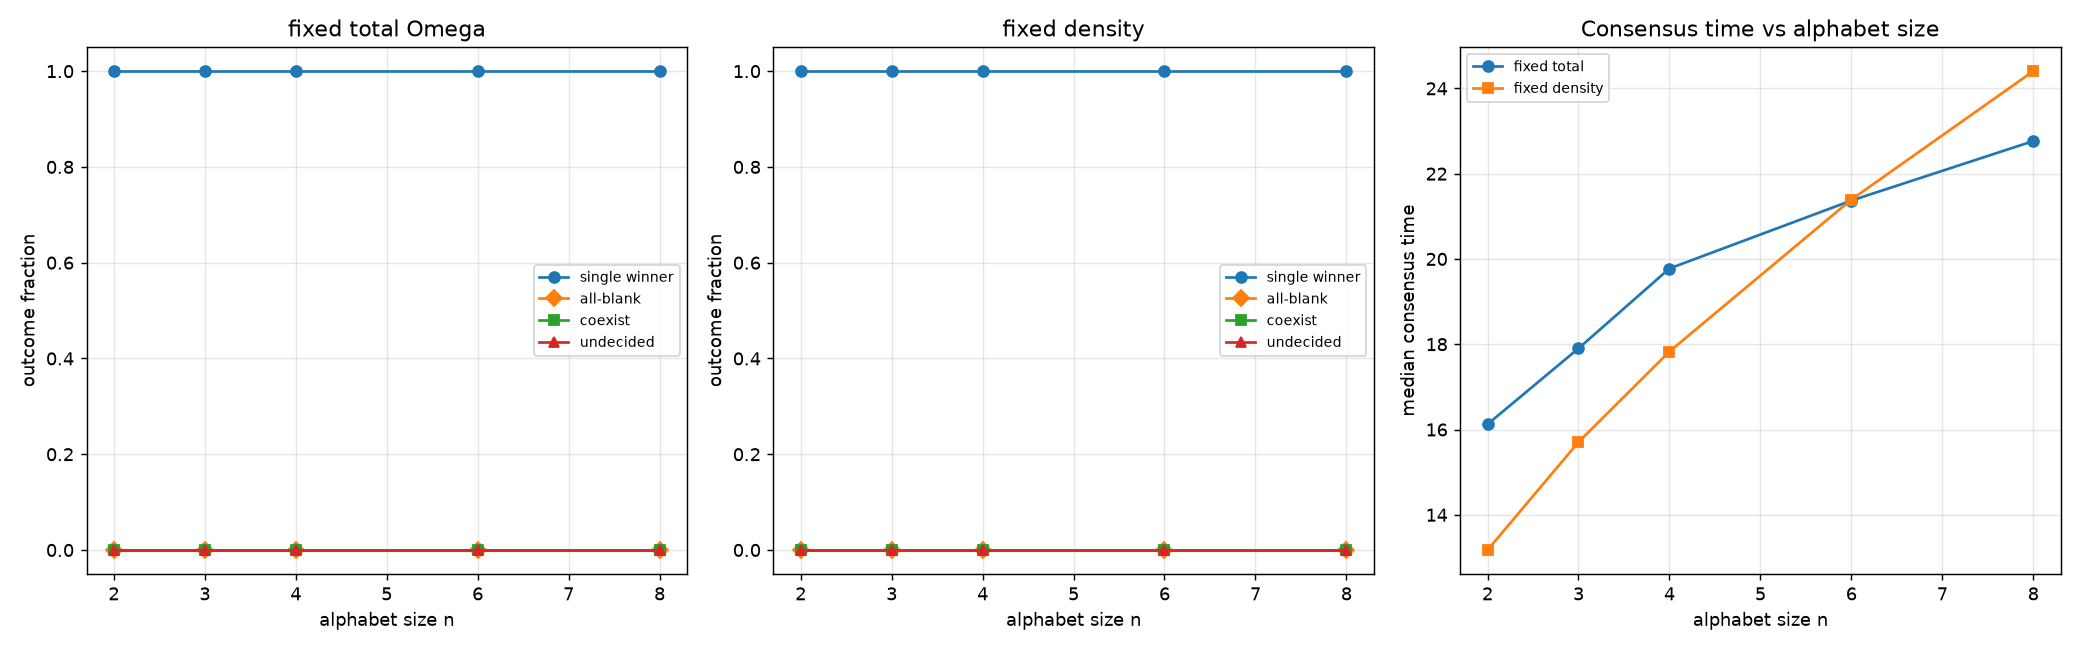

Reproduce this figure in Python.
"""Symmetric-start discovery: characterize outcome distribution + dynamics.

spec 2026-07-24 §4.2. All n committed species as equal as integers allow (B=0);
the C mod n remainder is placed on RANDOM distinct species per trial so no single
label is systematically favored (eps_eff ~ n/C -> negligible for C >> n). No
exponent is fit (symmetry admits no barrier); we report the outcome distribution
{single winner / blank / coexist / undecided} and consensus time, under two
resource conventions:
  * fixed total Omega ("same beaker, more symbol types"), and
  * fixed per-species density Omega = n*m ("fair resources per symbol").

    python -m experiments.radix_discovery --quick
"""

from __future__ import annotations

import argparse
import os

import numpy as np

from crnl.networks import n_winner
from crnl.vectorized import compile_network, gillespie_fast
from crnl.classify import classify_winner
from crnl.stochastic import seed_for


def symmetric_counts(n: int, omega: int, rng: np.random.Generator) -> np.ndarray:
    base = omega // n
    counts = np.full(n, base, dtype=np.int64)
    rem = int(omega - base * n)
    if rem:
        extra = rng.choice(n, size=rem, replace=False)
        counts[extra] += 1
    return np.concatenate([counts, [0]])


def run_point(n, omega, trials, base_seed, max_steps):
    net = n_winner(n)
    names = list(net.species)
    compiled = compile_network(net, omega)
    bins = {"single": 0, "blank": 0, "coexist": 0, "undecided": 0}
    times = []
    for t in range(trials):
        rng = seed_for(omega, t, base=base_seed + n)
        n0 = symmetric_counts(n, omega, rng)
        res = gillespie_fast(compiled, n0, rng, max_steps=max_steps, species=names)
        w = classify_winner(res, blank="B")
        if w == "blank":
            bins["blank"] += 1
        elif w == "coexist":
            bins["coexist"] += 1
        elif w == "undecided":
            bins["undecided"] += 1
        else:
            bins["single"] += 1
        if res.absorbed:
            times.append(res.t_final)
    med = float(np.median(times)) if times else float("nan")
    return {"n": n, "omega": int(omega), "trials": trials,
            **bins, "median_consensus_time": med}


def _worker(args):
    return run_point(*args)


def run_sweep(points, trials, base_seed, jobs, max_steps):
    tasks = [(n, int(w), trials, base_seed, max_steps) for (n, w) in points]
    if jobs and jobs > 1:
        import multiprocessing as mp
        with mp.Pool(jobs) as pool:
            return pool.map(_worker, tasks)
    return [_worker(t) for t in tasks]


def main():
    p = argparse.ArgumentParser(description=__doc__)
    p.add_argument("--ns", type=int, nargs="+",
                   default=[2, 3, 4, 6, 8, 12, 16, 24, 32])
    p.add_argument("--omega-total", type=int, default=120,
                   help="fixed total Omega for the 'same beaker' sweep")
    p.add_argument("--density", type=int, default=20,
                   help="per-species m for the fixed-density sweep (Omega = n*m)")
    p.add_argument("--trials", type=int, default=4000)
    p.add_argument("--jobs", type=int, default=max(1, (os.cpu_count() or 2) - 1))
    p.add_argument("--seed", type=int, default=0)
    p.add_argument("--max-steps", type=int, default=5_000_000)
    p.add_argument("--quick", action="store_true")
    p.add_argument("--out", default=os.path.join(
        os.path.dirname(__file__), "radix_discovery.png"))
    args = p.parse_args()

    ns = [2, 3, 4, 6, 8] if args.quick else args.ns
    trials = 1000 if args.quick else args.trials

    print("== fixed total Omega =", args.omega_total, "==")
    fixed = run_sweep([(n, args.omega_total) for n in ns],
                      trials, args.seed, args.jobs, args.max_steps)
    for r in fixed:
        _print_row(r)

    print("== fixed density Omega = n *", args.density, "==")
    dens = run_sweep([(n, n * args.density) for n in ns],
                     trials, args.seed + 1000, args.jobs, args.max_steps)
    for r in dens:
        _print_row(r)

    _make_figure(ns, fixed, dens, args.out)


def _print_row(r):
    tr = r["trials"]
    print(f"  n={r['n']:>3} Om={r['omega']:>4}  "
          f"single={r['single'] / tr:.3f} blank={r['blank'] / tr:.3f} "
          f"coexist={r['coexist'] / tr:.3f} undecided={r['undecided'] / tr:.3f}  "
          f"t_med={r['median_consensus_time']:.2f}")


def _make_figure(ns, fixed, dens, out_path):
    import matplotlib
    matplotlib.use("Agg")
    import matplotlib.pyplot as plt

    def frac(rows, key):
        return [r[key] / r["trials"] for r in rows]

    fig, axes = plt.subplots(1, 3, figsize=(16, 5))
    for rows, label, ax in ((fixed, "fixed total Omega", axes[0]),
                            (dens, "fixed density", axes[1])):
        ax.plot(ns, frac(rows, "single"), "o-", label="single winner")
        ax.plot(ns, frac(rows, "blank"), "D-", label="all-blank")
        ax.plot(ns, frac(rows, "coexist"), "s-", label="coexist")
        ax.plot(ns, frac(rows, "undecided"), "^-", label="undecided")
        ax.set_xlabel("alphabet size n"); ax.set_ylabel("outcome fraction")
        ax.set_title(label); ax.grid(True, alpha=0.3); ax.legend(fontsize=8)
    axes[2].plot(ns, [r["median_consensus_time"] for r in fixed], "o-",
                 label="fixed total")
    axes[2].plot(ns, [r["median_consensus_time"] for r in dens], "s-",
                 label="fixed density")
    axes[2].set_xlabel("alphabet size n")
    axes[2].set_ylabel("median consensus time")
    axes[2].set_title("Consensus time vs alphabet size")
    axes[2].grid(True, alpha=0.3); axes[2].legend(fontsize=8)
    fig.tight_layout(); fig.savefig(out_path, dpi=130)
    print(f"wrote figure -> {out_path}")


if __name__ == "__main__":
    main()
